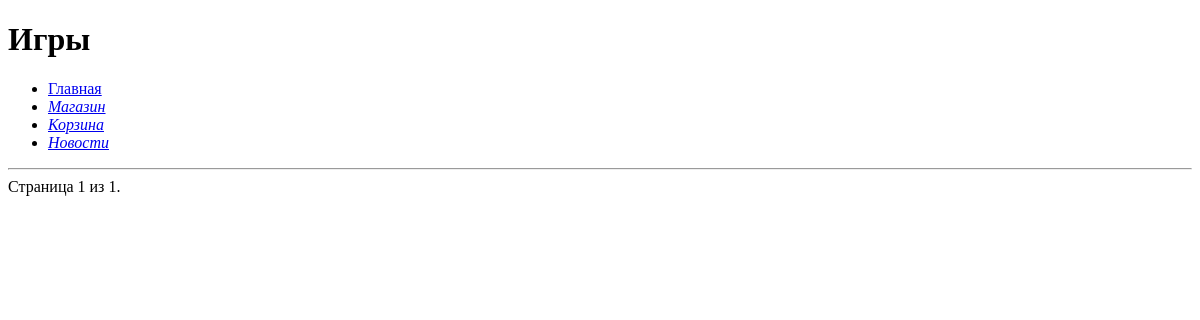
Page /platform/news/?page=2 on the earlier database version.
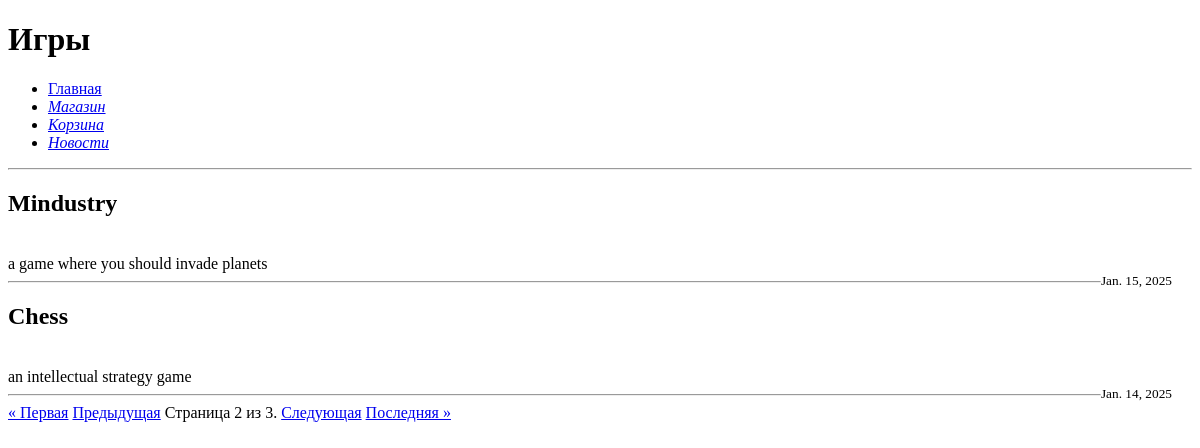
Same page on the later database version.
### task1/models.py (models this page shows)
class News(models.Model):
    title = models.CharField(max_length=30)
    content = models.TextField()
    date = models.DateField()

### task1/views.py (the view)
# urls.py: path('platform/news/', news),
def news(request):
    news = News.objects.all().order_by('-date')
    paginator = Paginator(news, 2)
    page = request.GET.get('page')
    page_obj = paginator.get_page(page)
    return render(request, 'news.html', {'news': page_obj})

### templates/news.html (shortened to what this page needs)
{% extends 'menu.html' %}
{% block pagename %}<h1>Игры</h1>{% endblock %}
{% block menu %}{{ block.super }}{% endblock %}
{% block content %}
    <hr>
    {% for new in news %}
        <h2>{{ new.title }}</h2>
        <br>
        {{ new.content }}
        <br>
        <small style="float: right; margin-right: 20px;">{{ new.date }}</small>
        <hr>
    {% endfor %}
    <div class="pagination">
        <span class="step-links">
            {% if news.has_previous %}
                <a href="?page=1">&laquo; Первая</a>
                <a href="?page={{ news.previous_page_number }}">Предыдущая</a>
            {% endif %}
            <span class="current">
                Страница {{ news.number }} из {{ news.paginator.num_pages }}.
            </span>
            {% if news.has_next %}
                <a href="?page={{ news.next_page_number }}">Следующая</a>
                <a href="?page={{ news.paginator.num_pages }}">Последняя &raquo;</a>
            {% endif %}
        </span>
    </div>
{% endblock %}

Differences in the rows shown:
added News: title "Mindustry", content "a game where you should invade planets", date "Jan. 15, 2025"
added News: title "Chess", content "an intellectual strategy game", date "Jan. 14, 2025"
Other differences:
{{ news.number }}: "1" → "2"
{{ news.paginator.num_pages }}: "1" → "3"
text now shown: "« Первая Предыдущая Следующая Последняя »"
